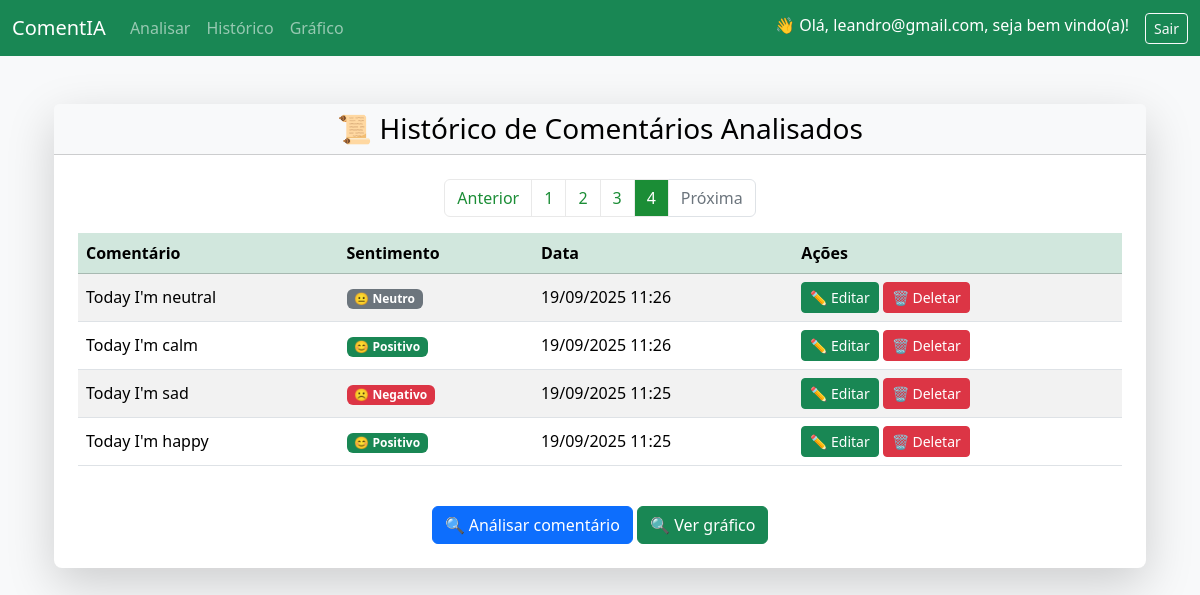
/historico/?page=4 (signed in), run on the app's committed database.
### analise/models.py (models this page shows, shortened)
class ComentarioModel(models.Model):
    texto = models.TextField()
    sentimento = models.CharField(max_length=20)
    data = models.DateTimeField(auto_now_add=True)

### analise/views.py (the view)
# urls.py: path('historico/', views.historico, name="historico"),
@login_required
def historico(request):
    comentarios_list = ComentarioModel.objects.all().order_by('-data')
    paginator = Paginator(comentarios_list, 5)  # 5 comentários por página
    page_number = request.GET.get('page')
    comentarios = paginator.get_page(page_number)
    return render(request, "analise/historico.html", {"comentarios": comentarios})

### analise/templates/analise/historico.html (shortened to what this page needs)
{% extends "analise/base.html" %}
{% block content %}
    <div class="container mt-5">
        <div class="card shadow-lg border-0 rounded-3">
            <div class="card-header bg-light text-black text-center">
                <h3 class="mb-0">📜 Histórico de Comentários Analisados</h3>
            </div>
            <div class="card-body p-4">
                <div class="table-responsive">
                    <table class="table table-hover table-striped align-middle">
                        <thead class="table-success">
                            <tr>
                                <th>Comentário</th>
                                <th>Sentimento</th>
                                <th>Data</th>
                                <th>Ações</th>
                            </tr>
                        </thead>
                        <tbody>
                            {% for c in comentarios %}
                            <tr>
                                <td>{{ c.texto }}</td>
                                <td>
                                    {% if c.sentimento|lower == "positivo" %}
                                        <span class="badge bg-success">😊 Positivo</span>
                                    {% elif c.sentimento|lower == "negativo" %}
                                        <span class="badge bg-danger">☹️ Negativo</span>
                                    {% elif c.sentimento|lower == "neutro" or c.sentimento|lower == "neutral" %}
                                        <span class="badge bg-secondary">😐 Neutro</span>
                                    {% else %}
                                        <span class="badge bg-dark">{{ c.sentimento }}</span>
                                    {% endif %}
                                </td>
                                <td>{{ c.data|date:"d/m/Y H:i" }}</td>
                                <td>
                                    <a href="{% url 'editar_comentario' c.id %}" class="btn btn-sm btn-success">✏️ Editar</a>
                                    <a href="{% url 'deletar_comentario' c.id %}" class="btn btn-sm btn-danger">🗑️ Deletar</a>
                                </td>
                            </tr>
                            {% empty %}
                            <tr>
                                <td colspan="3" class="text-center text-muted">Nenhum comentário analisado ainda.</td>
                            </tr>
                            {% endfor %}
                        </tbody>
                        <nav aria-label="Navegação de páginas">
                            <ul class="pagination pagination-success justify-content-center">
                                {% if comentarios.has_previous %}
                                    <li class="page-item">
                                        <a class="page-link" href="?page={{ comentarios.previous_page_number }}">Anterior</a>
                                    </li>
                                {% else %}
                                    <li class="page-item disabled">
                                        <span class="page-link">Anterior</span>
                                    </li>
                                {% endif %}
                                {% for num in comentarios.paginator.page_range %}
                                    {% if comentarios.number == num %}
                                        <li class="page-item active">
                                            <span class="page-link">{{ num }}</span>
                                        </li>
                                    {% else %}
                                        <li class="page-item">
                                            <a class="page-link" href="?page={{ num }}">{{ num }}</a>
                                        </li>
                                    {% endif %}
                                {% endfor %}
                                {% if comentarios.has_next %}
                                    <li class="page-item">
                                        <a class="page-link" href="?page={{ comentarios.next_page_number }}">Próxima</a>
                                    </li>
                                {% else %}
                                    <li class="page-item disabled">
                                        <span class="page-link">Próxima</span>
                                    </li>
                                {% endif %}
                            </ul>
                        </nav>
                    </table>
                </div>
                <div class="text-center mt-4">
                    <a href="{% url 'analisar' %}" class="btn btn-primary">
                        🔍 Análisar comentário
                    </a>
                    <a href="{% url 'grafico' %}" class="btn btn-success">
                        🔍 Ver gráfico
                    </a>
                </div>
            </div>
        </div>
    </div>
{% endblock %}

### analise/templates/analise/base.html (shortened to what this page needs)
{% load static %}
<!DOCTYPE html>
<html lang="pt-br">
<head>
    <link href="https://cdn.jsdelivr.net/npm/bootstrap@5.3.2/dist/css/bootstrap.min.css" rel="stylesheet">
</head>
<body class="bg-light">
<nav class="navbar navbar-expand-lg navbar-dark bg-success">
  <div class="container-fluid">
    <a class="navbar-brand" href="{% url 'analisar' %}">ComentIA</a>
    <div class="collapse navbar-collapse" id="navbarNav">
      <ul class="navbar-nav me-auto">
        <li class="nav-item">
          <a class="nav-link" href="{% url 'analisar' %}">Analisar</a>
        </li>
        <li class="nav-item">
          <a class="nav-link" href="{% url 'historico' %}">Histórico</a>
        </li>
        <li class="nav-item">
          <a class="nav-link" href="{% url 'grafico' %}">Gráfico</a>
        </li>
      </ul>
      <ul class="navbar-nav ms-auto">
        {% if user.is_authenticated %}
          <li class="nav-item">
            <span class="navbar-text text-white me-3">
              👋 Olá, {{ user.username }}, seja bem vindo(a)!
            </span>
          </li>
          <li class="nav-item">
            <a class="btn btn-outline-light btn-sm" href="{% url 'sair' %}">Sair</a>
          </li>
        {% else %}
          <li class="nav-item">
            <a class="btn btn-outline-light btn-sm" href="{% url 'entrar' %}">Entrar</a>
          </li>
        {% endif %}
      </ul>
    </div>
  </div>
</nav>
<div class="container mt-4">
    {% block content %}{% endblock %}
</div>
</body>
</html>

### analise/templates/analise/base.html (style rules this page uses)
.pagination-success .page-link { color: #1b8d36; background-color: #fff; border-color: #e9e9e9; }
.pagination-success .page-item.active .page-link { color: #fff; background-color: #1b8d36; border-color: #e9e9e9; }
.pagination-success .page-item.disabled .page-link { color: #6c757d; background-color: #fff; border-color: #dee2e6; }

### data on the page
ComentarioModel: texto "Today I'm neutral", sentimento "😐 Neutro", data "19/09/2025 11:26"
ComentarioModel: texto "Today I'm calm", sentimento "😊 Positivo", data "19/09/2025 11:26"
ComentarioModel: texto "Today I'm sad", sentimento "☹️ Negativo", data "19/09/2025 11:25"
ComentarioModel: texto "Today I'm happy", sentimento "😊 Positivo", data "19/09/2025 11:25"

### other printed values
{{ user.username }} "leandro@gmail.com"
{{ num }} "1" "2" "3"
{{ num }} "4"
